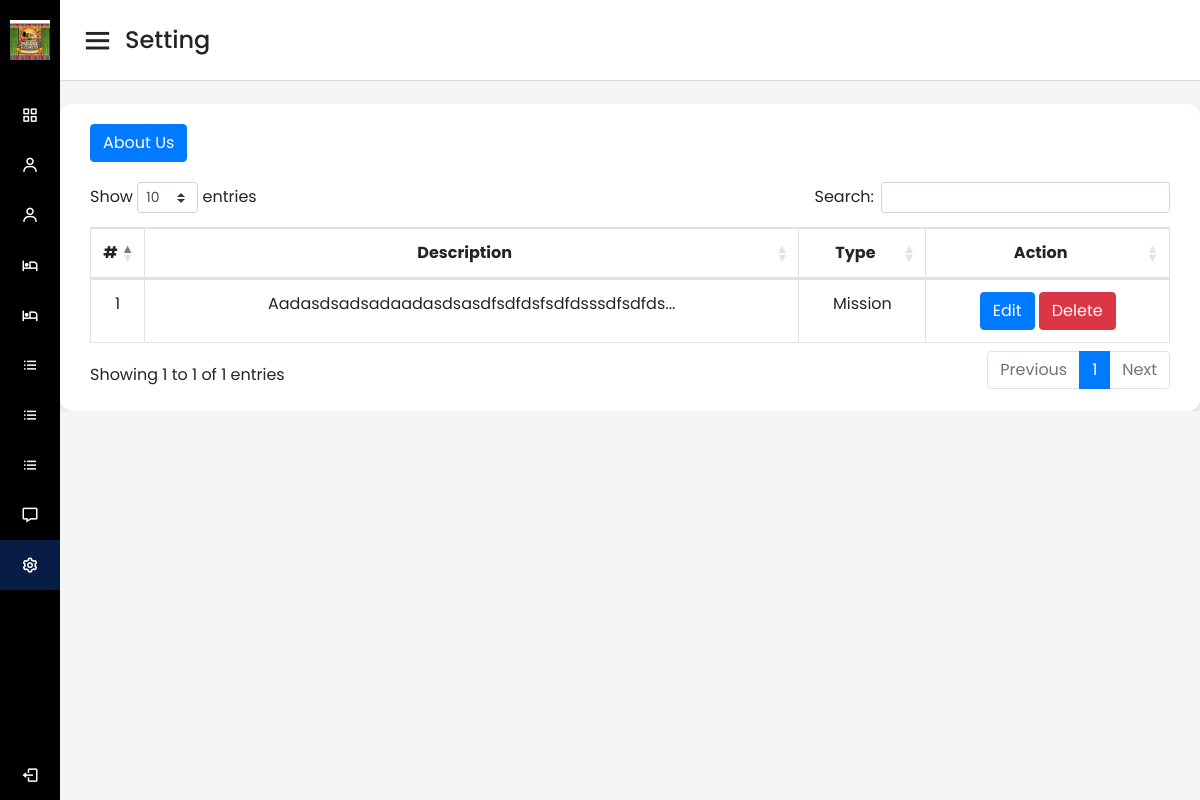
Screenshot of /admin/settings.php (signed in) with the database file from the repository.
### tables this page shows
CREATE TABLE `about_us` (
  `id` int(11) NOT NULL,
  `description` text NOT NULL,
  `type` varchar(255) NOT NULL
);

### admin/settings.php (the view, shortened to what this page needs)
<?php
if (isset($_SESSION['user_id']) && $_SESSION['role'] === "Administrator") {
?>
<!DOCTYPE html>
<html lang="en" dir="ltr">
  <head>
    <link rel="stylesheet" href="../css/admin_style.css">
    <link href='https://unpkg.com/boxicons@2.0.7/css/boxicons.min.css' rel='stylesheet'>
    <link href='https://unpkg.com/boxicons@2.0.9/css/boxicons.min.css' rel='stylesheet'>
    <link href="https://cdnjs.cloudflare.com/ajax/libs/twitter-bootstrap/4.6.0/css/bootstrap.min.css" rel="stylesheet"/>
    <link href="https://cdn.datatables.net/1.13.3/css/dataTables.bootstrap4.min.css" rel="stylesheet"/>
   </head>
<body>
  <div class="sidebar">
    <div class="logo-details">
      <img src="../img/Pagana_logo.png" width="40" height="40" style="margin-left: 10px;" alt="">
      <span class="logo_name">Pagana Kutawato</span>
    </div>
      <ul class="nav-links">
        <li>
          <a href="dashboard.php">
            <i class='bx bx-grid-alt' ></i>
            <span class="links_name">Dashboard</span>
          </a>
        </li>
        <li>
          <a href="user.php">
            <i class='bx bx-user' ></i>
            <span class="links_name">Guests</span>
          </a>
        </li>
        <li>
          <a href="guests.php">
            <i class='bx bx-user' ></i>
            <span class="links_name">Users</span>
          </a>
        </li>
        <li>
          <a href="room.php">
            <i class='bx bx-hotel' ></i>
            <span class="links_name">Room</span>
          </a>
        </li>
        <li>
          <a href="roomavail.php">
            <i class='bx bx-hotel' ></i>
            <span class="links_name">Room Booking</span>
          </a>
        </li>
        <li>
          <a href="amenities.php">
            <i class='bx bx-list-ul' ></i>
            <span class="links_name">Amenities</span>
          </a>
        </li>
        <li>
          <a href="reservations.php">
            <i class='bx bx-list-ul' ></i>
            <span class="links_name">Reservation</span>
          </a>
        </li>
        <li>
          <a href="reports.php">
            <i class='bx bx-list-ul' ></i>
            <span class="links_name">Reports</span>
          </a>
        </li>
        <li>
          <a href="help_desk.php">
            <i class='bx bx-message' ></i>
            <span class="links_name">Help Desk</span>
          </a>
        </li>
        <li>
          <a href="settings.php" class="active">
            <i class='bx bx-cog' ></i>
            <span class="links_name">Setting</span>
          </a>
        </li>
        <li class="log_out">
          <a href="logout.php">
            <i class='bx bx-log-out'></i>
            <span class="links_name">Log out</span>
          </a>
        </li>
      </ul>
  </div>
  <section class="home-section">
    <nav>
      <div class="sidebar-button">
        <i class='bx bx-menu sidebarBtn'></i>
        <span class="dashboard">Setting</span>
      </div>
    </nav>
    <div class="home-content" style="overflow: hidden;">
        <div class="tables table-responsive">
          <div style="margin-bottom: 20px;">
            <a class="btn btn-primary" href="add_about.php">About Us</a>
          </div>
            <table class="table table-bordered">
                <thead>
                <tr>
                    <th style="text-align: center; width: 5%;">#</th>
                    <th style="text-align: center;">Description</th>
                    <th style="text-align: center;">Type</th>
                    <th style="text-align: center;">Action</th>
                </tr>
                </thead>
                <tbody>
                  <?php
                  $conn = dbConnect();
                  $stmt = $conn->prepare("SELECT * FROM about_us");
                  $stmt->execute();
                  $result = $stmt->get_result();
                  $sn = 0;
                  while ($row = $result->fetch_assoc()) {
                      $sn++;
                      $aboutId = $row['id'];
                      $aboutDescription = $row['description'];
                      $aboutType = $row['type'];
                  ?>
                  <tr>
                      <td style="text-align: center;"><?php echo $sn; ?></td>
                      <td style="text-align: center; text-transform: capitalize "><?php echo substr($aboutDescription, 0 , 100); ?>...</td>
                      <td style="text-align: center; text-transform: capitalize "><?php echo $aboutType; ?></td>
                      <td style="text-align: center; text-transform: capitalize ">
                          <a href="edit_about.php?id=<?php echo $aboutId; ?>" class="btn btn-primary">Edit</a>
                          <a href="settings.php?id=<?php echo $aboutId; ?>" class="btn btn-danger">Delete</a>
                      </td>
                  </tr>
                  <?php
                  }
                  ?>
                </tbody>
            </table>
        </div>
    </div>
  </section>
</body>
</html>
<?php
exit();
}elseif (isset($_SESSION['user_id']) && $_SESSION['role'] === "Guest") {
  header("Location: ../index.php");
}
?>

### css/admin_style.css (style rules this page uses)
* { margin: 0; padding: 0; box-sizing: border-box; font-family: 'Poppins', sans-serif; }
.sidebar { position: fixed; height: 100%; width: 240px; background: black; transition: all 0.5s ease; }
.sidebar .logo-details { height: 80px; display: flex; align-items: center; }
.sidebar .logo-details .logo_name { color: #fff; font-size: 15px; font-weight: 500; margin-left: 10px; }
.sidebar .nav-links { margin-top: 10px; }
.sidebar .nav-links li { position: relative; list-style: none; height: 50px; }
.sidebar .nav-links li a { height: 100%; width: 100%; display: flex; align-items: center; text-decoration: none; transition: all 0.4s ease; }
.sidebar .nav-links li a.active { background: #081D45; }
.sidebar .nav-links li i { min-width: 60px; text-align: center; font-size: 18px; color: #fff; }
.sidebar .nav-links li a .links_name { color: #fff; font-size: 15px; font-weight: 400; white-space: nowrap; }
.sidebar .nav-links .log_out { position: absolute; bottom: 0; width: 100%; }
.home-section { position: relative; background: #f5f5f5; min-height: 100vh; width: calc(100% - 240px); left: 240px; transition: all 0.5s ease; }
.home-section nav { display: flex; justify-content: space-between; height: 80px; background: #fff; display: flex; align-items: center; position: fixed; width: calc(100% - 240px); left: 240px; z-index: 100; padding: 0 20px; box-shadow: 0 1px 1px rgba(0, 0, 0, 0.1); transition: all 0.5s ease; }
.home-section nav .sidebar-button { display: flex; align-items: center; font-size: 24px; font-weight: 500; }
nav .sidebar-button i { font-size: 35px; margin-right: 10px; }
.home-section .home-content { position: relative; padding-top: 104px; }
@media (max-width: 1240px) { .sidebar { width: 60px; } }
@media (max-width: 1240px) { .home-section { width: calc(100% - 60px); left: 60px; } }
@media (max-width: 1240px) { .home-section nav { width: calc(100% - 60px); left: 60px; } }

### admin/settings.php (style rules this page uses)
.home-content .tables { background: #fff; padding: 20px 30px; border-radius: 12px; box-shadow: 0 5px 10px rgba(0, 0, 0, 0.1); }

### rows the page displays
about_us: description "Aadasdsadsadaadasdsasdfsdfdsfsdfdsssdfsdfds", type "Mission"
